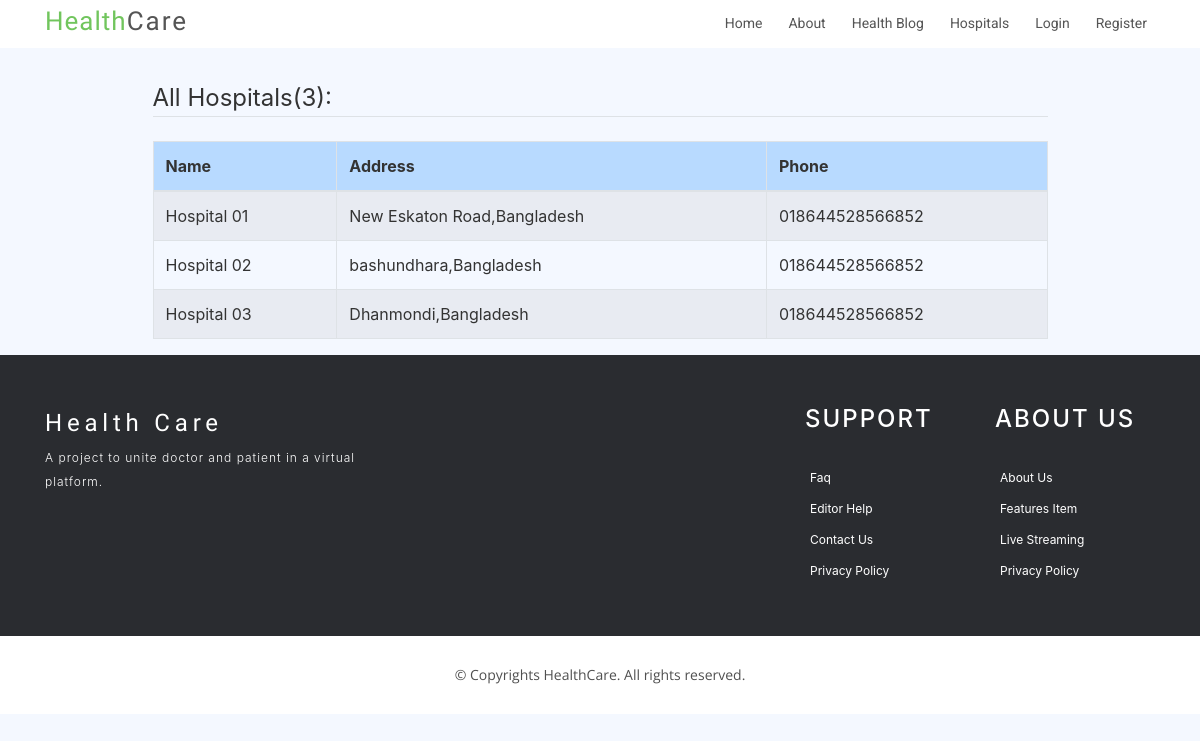
The app's page /hospitals/ with its own data.
### service/models.py (models this page shows, shortened)
class Hospital(models.Model):
    name = models.CharField(max_length=160)
    phone = models.CharField(max_length=20)
    location = models.OneToOneField(Location,on_delete=models.CASCADE,null = True)
    class Admin:
        list_display = (
            'name',
            'phone',
            'location'
        )

class Location(models.Model):
    city = models.CharField(max_length=50)
    zip = models.CharField(max_length=50)
    state = models.CharField(max_length=50)
    country = models.CharField(max_length=50)
    address = models.CharField(max_length=50)
    def __str__(self):
        return self.address
    class Admin:
        list_display = ('city', 'country')

### service/views.py (the view)
# urls.py: path('hospitals/', HospitalListView.as_view(),name='hospitals'),
class HospitalListView(ListView):
    model = Hospital
    context_object_name = 'hospitals'

### service/templates/service/hospital_list.html
{% extends "home/base.html" %}
{% load crispy_forms_tags %}
{% block content %}
<div class="container col-md-10">
  <legend class="border-bottom mb-4">All Hospitals({{hospitals.count }}): </legend>
  <table class="table table-hover table-bordered table-striped">
    <thead>
      <tr class="table-primary">
        <th>Name</th>
        <th>Address</th>
        <th>Phone</th>
      </tr>
    </thead>
    <tbody>
      {% for hospital in hospitals %}
      <tr>
        <td>{{hospital.name}}</td>
        <td>{{hospital.location}}</td>
        <td>{{ hospital.phone }}</td>
      </tr>
      {% endfor %}
    </tbody>
  </table>
</div>
{% endblock content %}

### home/static/home/main.css (style rules this page uses)
body { background-color:#f4f8ff; color: #333; margin-top: 5rem; }

### records on screen
Hospital: name "Hospital 01", location "New Eskaton Road,Bangladesh", phone "018644528566852"
Hospital: name "Hospital 02", location "bashundhara,Bangladesh", phone "018644528566852"
Hospital: name "Hospital 03", location "Dhanmondi,Bangladesh", phone "018644528566852"

### other values on screen
{{ hospitals.count }} "3"
